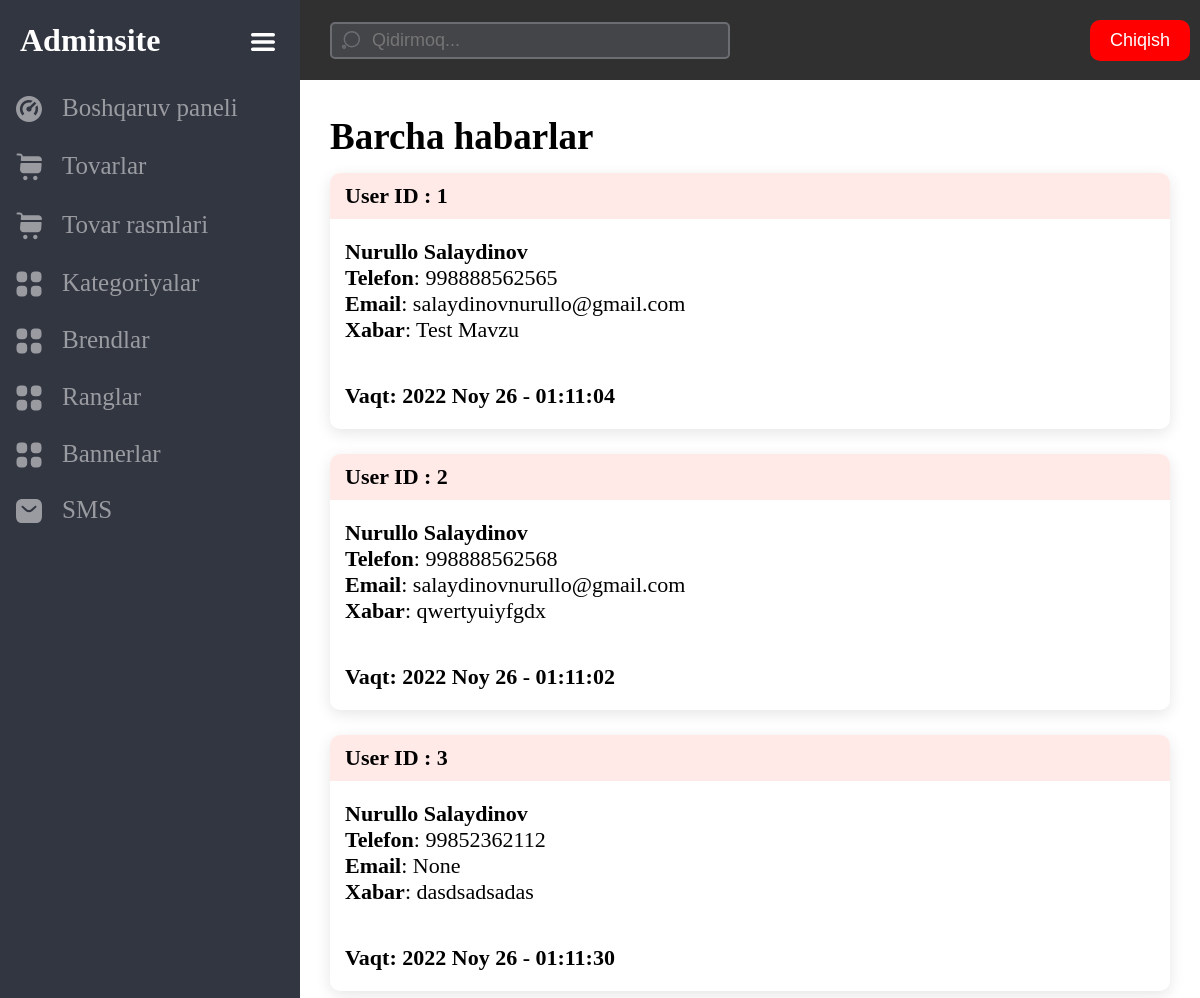
Screenshot of /master/messages/ (signed in) with the database file from the repository.
### common/models.py (models this page shows, shortened)
class Contact(models.Model):
    name = models.CharField(verbose_name='Ism', max_length=255)
    surname = models.CharField(verbose_name='Familya', max_length=255)
    phone = models.CharField(verbose_name='Telefon raqam', max_length=255)
    email = models.EmailField(verbose_name='Email pochta', null=True, blank=True)
    message = models.TextField(verbose_name='Xabar')
    is_pinned = models.BooleanField(default=False)
    created_at = models.DateTimeField(auto_now_add=True)

### master/views.py (the view)
# urls.py: path('messages/', views.messages, name='messages'),
@staff_member_required(login_url='/admin/login/')
def messages(request):
    q = request.GET.get('q', None)
    if q:
        contacts = Contact.objects.filter(Q(name__icontains=q) or Q(
            surname__icontains=q) or Q(message__icontains=q))
    else:
        contacts = Contact.objects.all()
    return render(request, 'master/messages.html', {'messages': contacts})

### cart/context_pro.py (called while the page is built)
def cart_context(request):
    cart = get_user_cart(request)
    context = {
        'cart': cart
    }
    return context

### cart/views.py (called while the page is built)
def get_user_cart(request):
    try:
        cart = Cart.objects.prefetch_related('products').get(
            id=request.session['user_cart_id'])
    except:
        cart = Cart.objects.prefetch_related(
            'products').create(total_quantity=0, total_cost=0)
        request.session['user_cart_id'] = cart.id
    return cart

### templates/master/messages.html (shortened to what this page needs)
{% extends 'master/base.html' %}
{% block content %}
{% if messages %}
<div class="contetn-body-head">
    <div class="contetn-body-title w-auto">
        <p>
            <b>Barcha habarlar</b>
        </p>
    </div>
</div>
{% for message in messages %}
<div class="messages">
    <div class="message-block">
        <div class="message-head">
            <p>
                <b>User ID : {{ message.id }}</b>
            </p>
        </div>
        <div class="message-body">
            <p>
                <strong>{{ message.name }} {{ message.surname }}</strong>
            </p>
            <p>
                <b>Telefon</b>: <a href="tel:+{{ message.phone }}">{{ message.phone }}</a>
            </p>
            <p>
                <b>Email</b>: {{ message.email }}
            </p>
            <p>
                <b>Xabar</b>: {{ message.message }}
            </p>
        </div>
        <div class="message-footer">
            <p>
                <b>Vaqt: {{ message.created_at|date:"Y M d - h:m:s" }}</b>
            </p>
        </div>
    </div>
</div>
{% endfor %}
{% endif %}
{% endblock %}

### staticfiles/css/index.css (style rules this page uses)
html { scroll-behavior: smooth; }
* { box-sizing: border-box; margin: 0; padding: 0; }
body, header, main, footer, section, div { width: 100%; height: auto; }
a { cursor: pointer; text-decoration: none; color: inherit; }
body { font-family: 'calibri'; }
:root { --dark: #323641; --darken: #303030; }
.w-auto { width: auto; }
.message-block { box-shadow: 0px 4px 15px rgba(0, 0, 0, 0.1); border-radius: 10px; overflow: hidden; margin-bottom: 25px; }
.message-head { background-color: #FFEAE8; padding: 10px 15px; font-size: 22px; }
.message-body, .message-footer { padding: 20px 15px; font-size: 22px; }
.contetn-body-head { padding: 15px 0px; display: flex; justify-content: space-between; align-items: center; }
.contetn-body-title { font-size: 37px; }

### rows the page displays
Contact: id "1", name "Nurullo", surname "Salaydinov", phone "998888562565", email "salaydinovnurullo@gmail.com", message "Test Mavzu", created_at "2022 Noy 26 - 01:11:04"
Contact: id "2", name "Nurullo", surname "Salaydinov", phone "998888562568", email "salaydinovnurullo@gmail.com", message "qwertyuiyfgdx", created_at "2022 Noy 26 - 01:11:02"
Contact: id "3", name "Nurullo", surname "Salaydinov", phone "99852362112", email "None", message "dasdsadsadas", created_at "2022 Noy 26 - 01:11:30"
